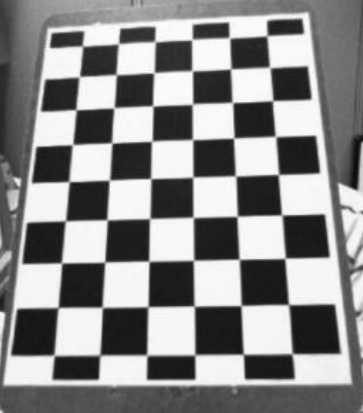
#> input picture chess.PNG, 363 x 413 px
$ jupyter execute chap171.ipynb
#> lines starting #> are read from the running program, lines starting #| are printed output that depends on the picture; after the words box and inside, x2 and y2 are one past the last pixel; in counts of white or black regions, pixels touching at a corner belong together; long printed decimals are rounded
# 1.7.1 Camera Calibration

[cell 1]
import numpy as np
import glob, cv2

[cell 2]
criteria = (cv2.TERM_CRITERIA_EPS + cv2.TERM_CRITERIA_MAX_ITER, 30, 0.001)

objp = np.zeros((6*7,3), np.float32)
objp[:,:2] = np.mgrid[0:7,0:6].T.reshape(-1,2)

objpoints = []
imgpoints = []

images = glob.glob('chess.png')

for fname in images:
    img = cv2.imread(fname)
#> img is the input picture: shape (413, 363, 3); min 10, max 254, mean 137.9
    gray = cv2.cvtColor(img,cv2.COLOR_BGR2GRAY)

    ret, corners = cv2.findChessboardCorners(gray, (7,6),None)
#> ret = True; corners = 42 rows, first 8: [273.5, 101.5], [275, 137], [276.9, 175.1], [280.4, 214.4], [284.1, 259.6], [287.4, 303.4], [292.2, 353.6], [234.5, 102.3]

    if ret == True:
        objpoints.append(objp)
        corners2 = cv2.cornerSubPix(gray,corners,(11,11),(-1,-1),criteria)
#> corners2 = 42 rows, first 8: [272.6, 100.7], [275.5, 136.5], [278.5, 174.5], [281.8, 215], [285.1, 258.3], [288.5, 304.6], [292.1, 353.7], [232.4, 102.4]
        imgpoints.append(corners2)

        img = cv2.drawChessboardCorners(img, (7,6), corners2,ret)
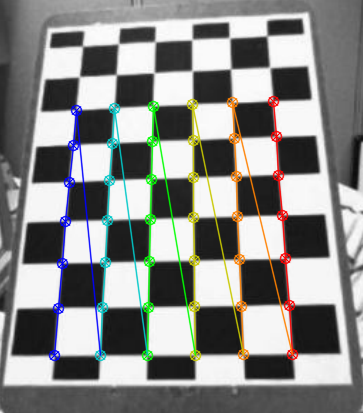
#> img: shape (413, 363, 3); 7.74% of pixels changed, all inside (x1, y1, x2, y2) = (48, 95, 299, 362)
        cv2.imshow('img',img)
        cv2.waitKey(500)
cv2.destroyAllWindows()

## Calibration

[cell 3]
ret, mtx, dist, rvecs, tvecs = cv2.calibrateCamera(objpoints, imgpoints, gray.shape[::-1],None,None)
#> ret = 0.137; mtx = [[516.4, 0, 189.5], [0, 521.1, 195.2], [0, 0, 1]]; dist = [[-0.0342, -0.682, 0.00309, 0.00791, 3.03]]; rvecs = ([-0.255, 0.359, 1.53],); tvecs = ([2.06, -2.33, 12.83],)

## Undistortion

[cell 4]
img = cv2.imread('chess.png')
h, w = img.shape[:2]
#> h = 413; w = 363
newcameramtx, roi=cv2.getOptimalNewCameraMatrix(mtx,dist,(w,h),1,(w,h))
#> newcameramtx = [[509.9, 0, 191.2], [0, 514.5, 196.2], [0, 0, 1]]; roi = (4, 3, 354, 405)

### 1. Using cv2.undistort()

[cell 5]
dst = cv2.undistort(img, mtx, dist, None, newcameramtx)
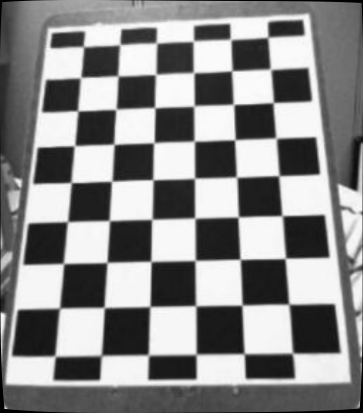
#> dst: shape (413, 363, 3); min 0, max 254, mean 136.9

x,y,w,h = roi
#> x = 4; y = 3; w = 354; h = 405
dst = dst[y:y+h, x:x+w]
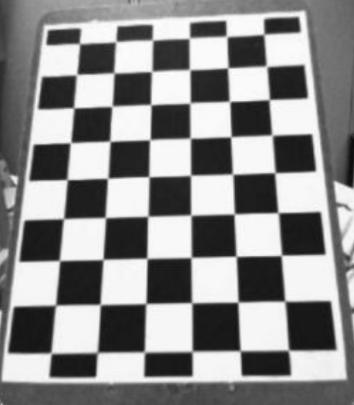
#> dst: shape (405, 354, 3); min 11, max 254, mean 139
cv2.imwrite('calibresult.png',dst)
#> Out = True

### 2. Using remapping

[cell 6]
mapx,mapy = cv2.initUndistortRectifyMap(mtx,dist,None,newcameramtx,(w,h),5)
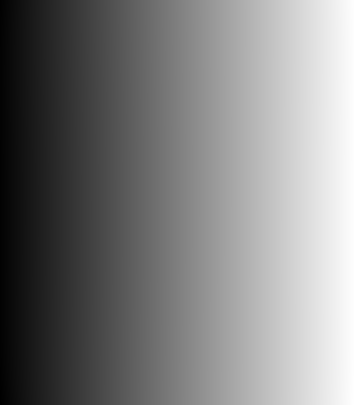
#> mapx: shape (405, 354) float32; min -4.46, max 355.5, mean 175.4; drawn with min black and max white
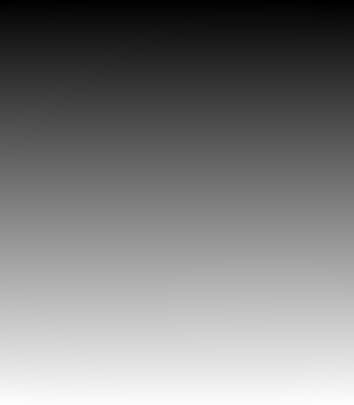
#> mapy: shape (405, 354) float32; min -2.69, max 407.9, mean 201.4; drawn with min black and max white
dst = cv2.remap(img,mapx,mapy,cv2.INTER_LINEAR)
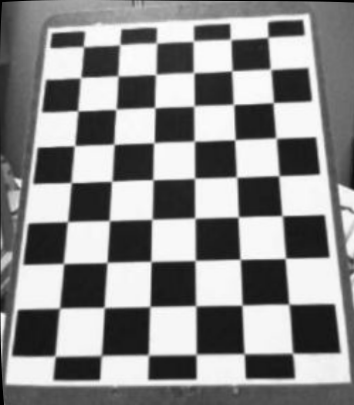
#> dst: shape (405, 354, 3); min 0, max 254, mean 138.6

x,y,w,h = roi
dst = dst[y:y+h, x:x+w]
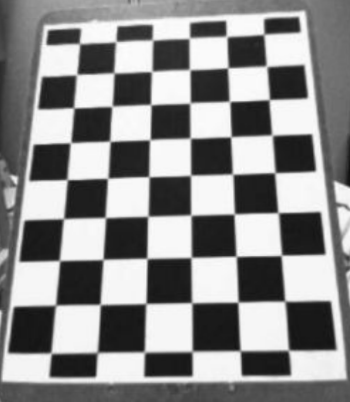
#> dst: shape (402, 350, 3); min 14, max 254, mean 139.6
cv2.imwrite('calibresult.png',dst)
#> Out = True

[cell 7]
np.savez('calib.npz',ret=ret,mtx=mtx,dist=dist,rvecs=rvecs,tvecs=tvecs)

## Re-projection Error

[cell 8]
mean_error = 0
for i in range(len(objpoints)):
    imgpoints2, _ = cv2.projectPoints(objpoints[i], rvecs[i], tvecs[i], mtx, dist)
    error = cv2.norm(imgpoints[i],imgpoints2, cv2.NORM_L2)/len(imgpoints2)
    mean_error += error
#> this loop made 1 pass
#> (error, mean_error) on pass 1: (0.0211, 0.0211)
#> after the loop, mean_error = 0.0211
print("total error: {0}".format(mean_error/len(objpoints)))
#| total error: 0.02109
